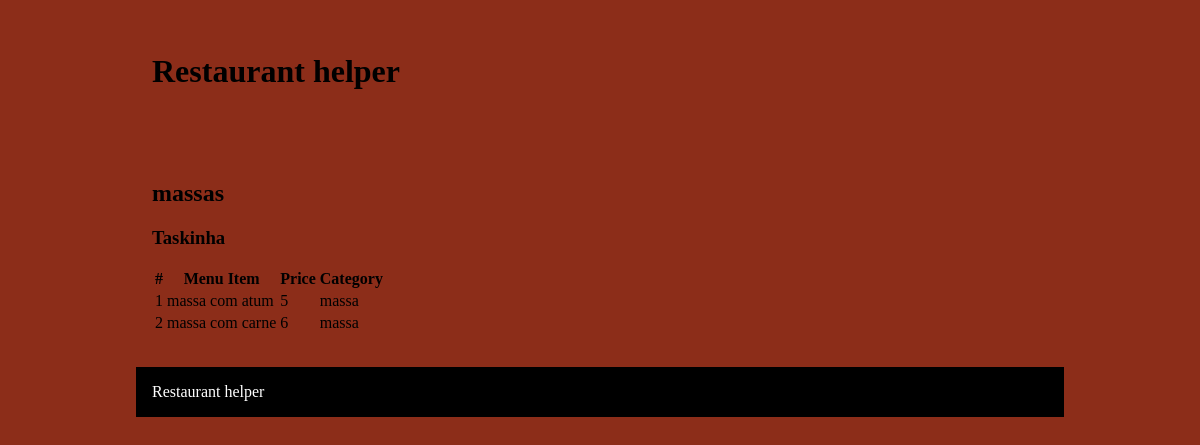
Screenshot of /pages/menu.php?id=1 with the database file from the repository.
### tables this page shows
CREATE TABLE menu (
  id INTEGER PRIMARY KEY,
  name VARCHAR NOT NULL,
  restaurant INTEGER NOT NULL REFERENCES restaurants(id) ON DELETE CASCADE
);

CREATE TABLE restaurants (
  id INTEGER PRIMARY KEY,            
  name VARCHAR NOT NULL,
  adress VARCHAR NOT NULL,
  category VARCHAR NOT NULL,
  photo STRING DEFAULT "default.jpg",
  owner INTEGER NOT NULL REFERENCES restaurantOwner(id) ON DELETE CASCADE                    
);

CREATE TABLE menu_item (
  id INTEGER PRIMARY KEY,
  name VARCHAR NOT NULL,
  price INTEGER NOT NULL,
  photo STRING DEFAULT "default.jpg",
  category VARCHAR NOT NULL,
  menu INTEGER NOT NULL REFERENCES menu(id) ON DELETE CASCADE
);

### pages/menu.php (called while the page is built, shortened)
<?php
  require_once('../database/connection.php');
  require_once('../database/restaurant.class.php');
  require_once('../database/menu.class.php');
  require_once('../database/menu_item.class.php');
  require_once('../templates/common.php');
  require_once('../templates/menus.php');
  $db = getDatabaseConnection();
  $menu = Menu::getMenu($db, intval($_GET['id']));
  $restaurant = Restaurant::getRestaurant($db, $menu->restaurant);
  $menu_items = Menu_Item::getMenuItems($db, intval($_GET['id']));
  drawMenu($menu,$restaurant,$menu_items);
?>

### database/menu.class.php (called while the page is built, shortened)
<?php
  class Menu {
    public function __construct(int $id, string $name, int $restaurant)
    {
      $this->name = $name;
      $this->restaurant = $restaurant;
    }
    static function getMenu(PDO $db, int $id) : Menu {
        $stmt = $db->prepare('SELECT id,name,restaurant FROM menu WHERE id = ?');
        $stmt->execute(array($id));
        $menu = $stmt->fetch();
        return new Menu(
          (int) $menu['id'],
          $menu['name'],
          (int) $menu['restaurant']
        );
    }
  }
?>

### database/restaurant.class.php (called while the page is built, shortened)
<?php
  class Restaurant {
    public function __construct(int $id, string $name)
    {
      $this->id = $id;
      $this->name = $name;
    }
    static function getRestaurant(PDO $db, int $id) : Restaurant {
        $stmt = $db->prepare('SELECT id, name FROM restaurants WHERE id = ?');
        $stmt->execute(array($id));
        $restaurant = $stmt->fetch();
        return new Restaurant(
          (int) $restaurant['id'],
          $restaurant['name']
        );
    }
  }
?>

### database/menu_item.class.php (called while the page is built, shortened)
<?php
  class Menu_Item {
    public function __construct(int $id, string $name, int $price, string $photo, string $category) {
      $this->id = $id;
      $this->name = $name;
      $this->price = $price;
      $this->category = $category;
    }
    static function getMenuItems(PDO $db, int $id) : array {
        $stmt = $db->prepare('SELECT id, name, price, photo, category FROM menu_item WHERE menu = ?');
        $stmt->execute(array($id));
        $menu_items = [];
        while ($item = $stmt->fetch()) {
          $menu_items[] = new Menu_Item(
            (int) $item['id'],
            $item['name'],
            (int) $item['price'],
            $item['photo'],
            $item['category']
          );
        }
        return $menu_items;
    }
  }
?>

### templates/menus.php (the view)
<?php declare(strict_types = 1);
require_once('../database/restaurant.class.php');
require_once('../database/menu.class.php');
?>
<?php function drawMenu(Menu $menu, Restaurant $restaurant, array $menu_items) { ?>
  <h2><?=$menu->name?></h2>
  <h3><a href="../pages/restaurant.php?id=<?=$restaurant->id?>"><?=$restaurant->name?></a></h3>
  <table id="menus">
    <tr><th scope="col">#</th><th scope="col">Menu Item</th><th scope="col">Price</th><th scope="col">Category</th></tr>
    <?php foreach ($menu_items as $i => $item) { ?>
      <tr><td><?=$item->id?></td><td><?=$item->name?></td><td><?=$item->price?></td><td><?=$item->category?></td></tr>
    <?php } ?>
  </table>
<?php } ?>

### css/style.css (style rules this page uses)
html { background-color: #8C2D19; }
body { width: 60em; margin: 1em auto; --main-color: black; max-width: 100vw; }
main a { color: var(--main-color); text-decoration: none; }

### rows the page displays
menu: name "massas"
restaurants: name "Taskinha"
menu_item: id "1", name "massa com atum", price "5", category "massa"
menu_item: id "2", name "massa com carne", price "6", category "massa"
